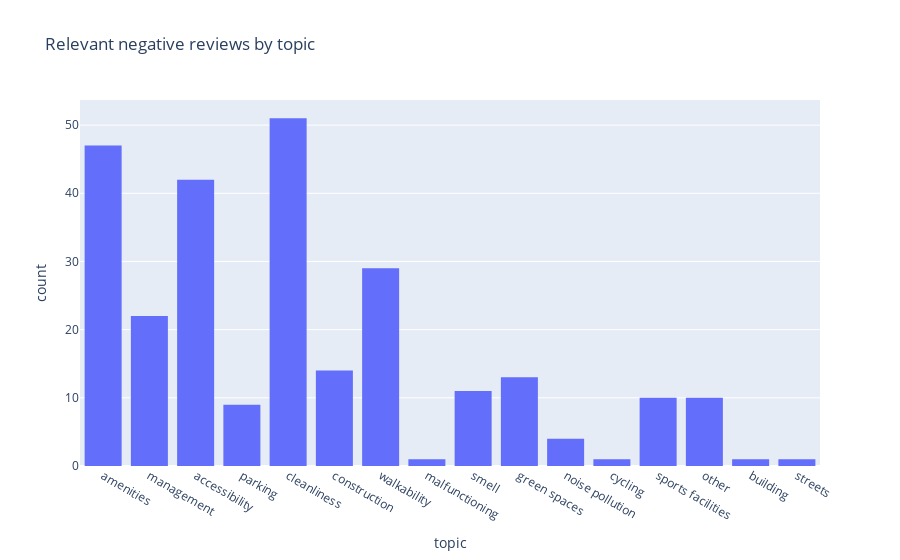

This figure's notebook cell:
### Code cell
fig = px.histogram(negSentRel, x="topic", title="Relevant negative reviews by topic")
fig.show()

### Figure 1 — Plotly figure (JSON) as saved in the notebook; plotly's stock layout.template omitted (floating-point values rounded to 4 significant figures; data arrays with more than 128 entries replaced by an {"elided": "..."} marker saying what was removed)
{"data": [{"alignmentgroup": "True", "bingroup": "x", "hovertemplate": "topic=%{x}<br>count=%{y}<extra></extra>", "legendgroup": "", "marker": {"color": "#636efa"}, "name": "", "offsetgroup": "", "orientation": "v", "showlegend": false, "type": "histogram", "x": {"elided": "266 str values"}, "xaxis": "x", "yaxis": "y"}], "layout": {"barmode": "relative", "legend": {"tracegroupgap": 0}, "title": {"text": "Relevant negative reviews by topic"}, "xaxis": {"anchor": "y", "domain": [0, 1], "title": {"text": "topic"}}, "yaxis": {"anchor": "x", "domain": [0, 1], "title": {"text": "count"}}}}
